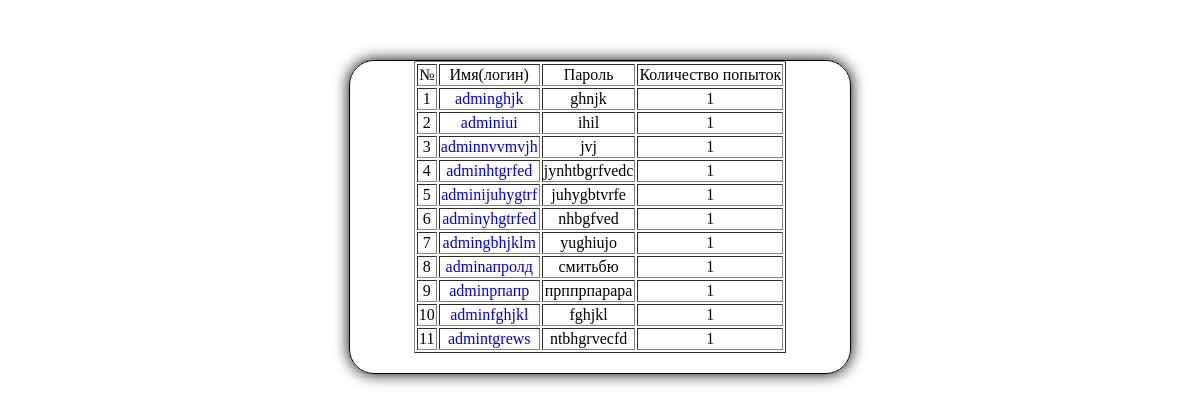
The app's page /admin/index.php with its own data.
### tables this page shows
CREATE TABLE IF NOT EXISTS `users` (
  `id` int(11) NOT NULL AUTO_INCREMENT,
  `login` varchar(50) NOT NULL,
  `password` varchar(50) NOT NULL,
  `number_of_tries` int(11) NOT NULL,
  `number_of_helps` int(11) NOT NULL,
  PRIMARY KEY (`id`)
);

### admin/index.php (the view, shortened to what this page needs)
<!DOCTYPE html PUBLIC "-//W3C//DTD XHTML 1.0 Transitional//EN" "http://www.w3.org/TR/xhtml1/DTD/xhtml1-transitional.dtd">
<html xmlns="http://www.w3.org/1999/xhtml" xml:lang="en" lang="en">
<head>
<link rel="stylesheet" type="text/css" href="css/style.css" />
</head>
<body>
<div class="main">
<?php
$res = mysql_query("SELECT * FROM `u800560353_1`.`users`");
echo "<table border=1>";
echo "<tr><td>№</td><td>Имя(логин)</td><td>Пароль</td><td>Количество попыток</td></tr>";
while( $result = mysql_fetch_row($res) ) {
	echo "<tr><td>".$result[0]."</td><td><a href=\"userStat.php?userid=".$result[0]."&tryid=".$result[3]."\">".$result[1]."</a></td><td>".$result[2]."</td><td>".$result[3]."</td></tr>";
}
echo "</table>";
?>
</div>
</body>
</html>

### css/style.css (style rules this page uses)
body { text-align: center; height: auto; margin: auto; overflow-x: hidden; }
div.main { margin-top: 250px; margin: 5% auto auto; width: 500px; border-style: solid; border-width: 1px; box-shadow: 0 0 15px #000; -moz-box-shadow: 0 0 15px #000; -webkit-box-shadow: 0 0 15px #000; border-radius: 25px; padding-bottom: 20px; }
table { margin: auto; }
a { text-decoration: none; }

### records on screen
users: id "1", login "adminghjk", password "ghnjk", number_of_tries "1"
users: id "2", login "adminiui", password "ihil", number_of_tries "1"
users: id "3", login "adminnvvmvjh", password "jvj", number_of_tries "1"
users: id "4", login "adminhtgrfed", password "jynhtbgrfvedc", number_of_tries "1"
users: id "5", login "adminijuhygtrf", password "juhygbtvrfe", number_of_tries "1"
users: id "6", login "adminyhgtrfed", password "nhbgfved", number_of_tries "1"
users: id "7", login "admingbhjklm", password "yughiujo", number_of_tries "1"
users: id "8", login "adminапролд", password "смитьбю", number_of_tries "1"
users: id "9", login "adminрпапр", password "прппрпарара", number_of_tries "1"
users: id "10", login "adminfghjkl", password "fghjkl", number_of_tries "1"
users: id "11", login "admintgrews", password "ntbhgrvecfd", number_of_tries "1"
